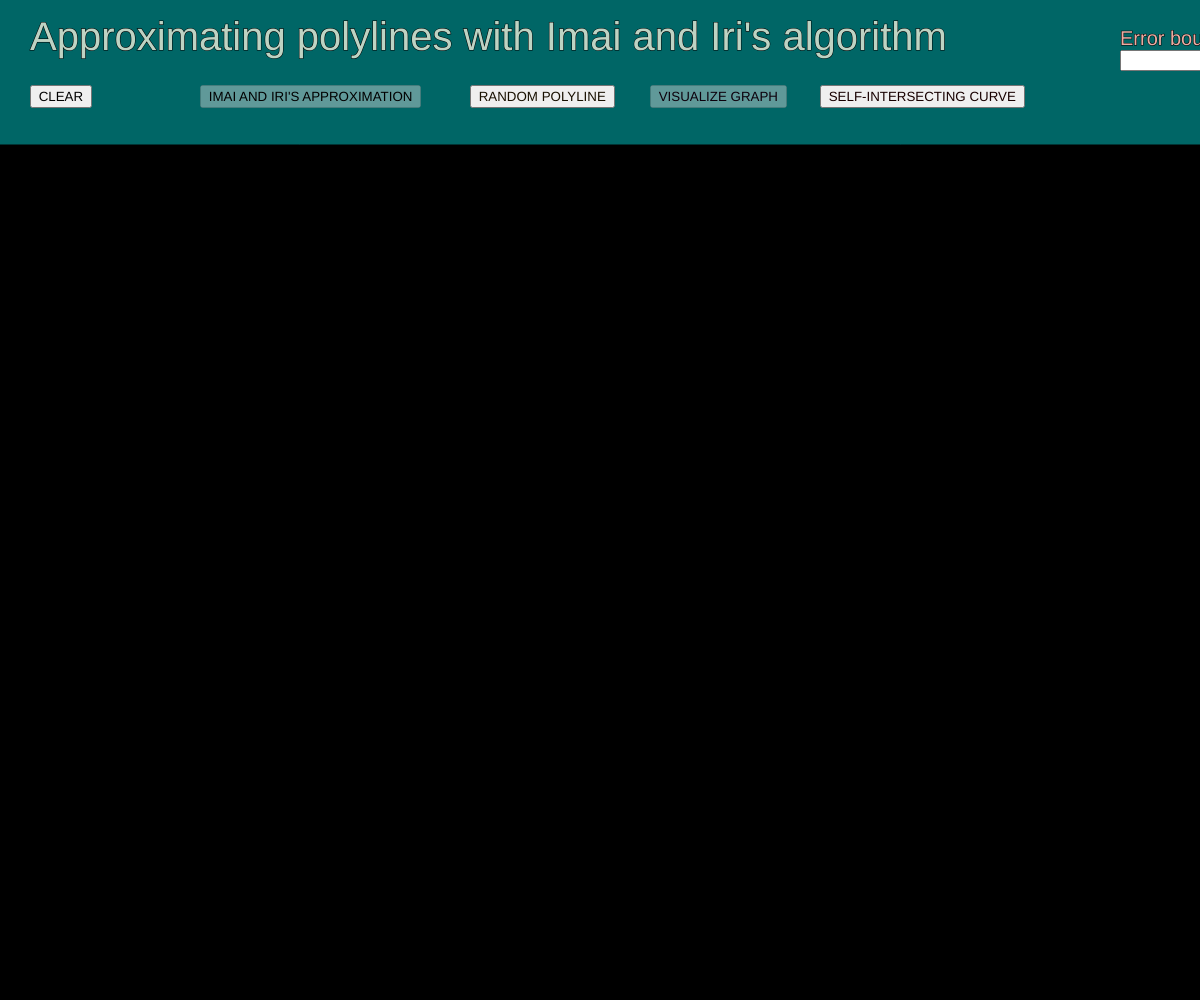
Frame 1 (no input)
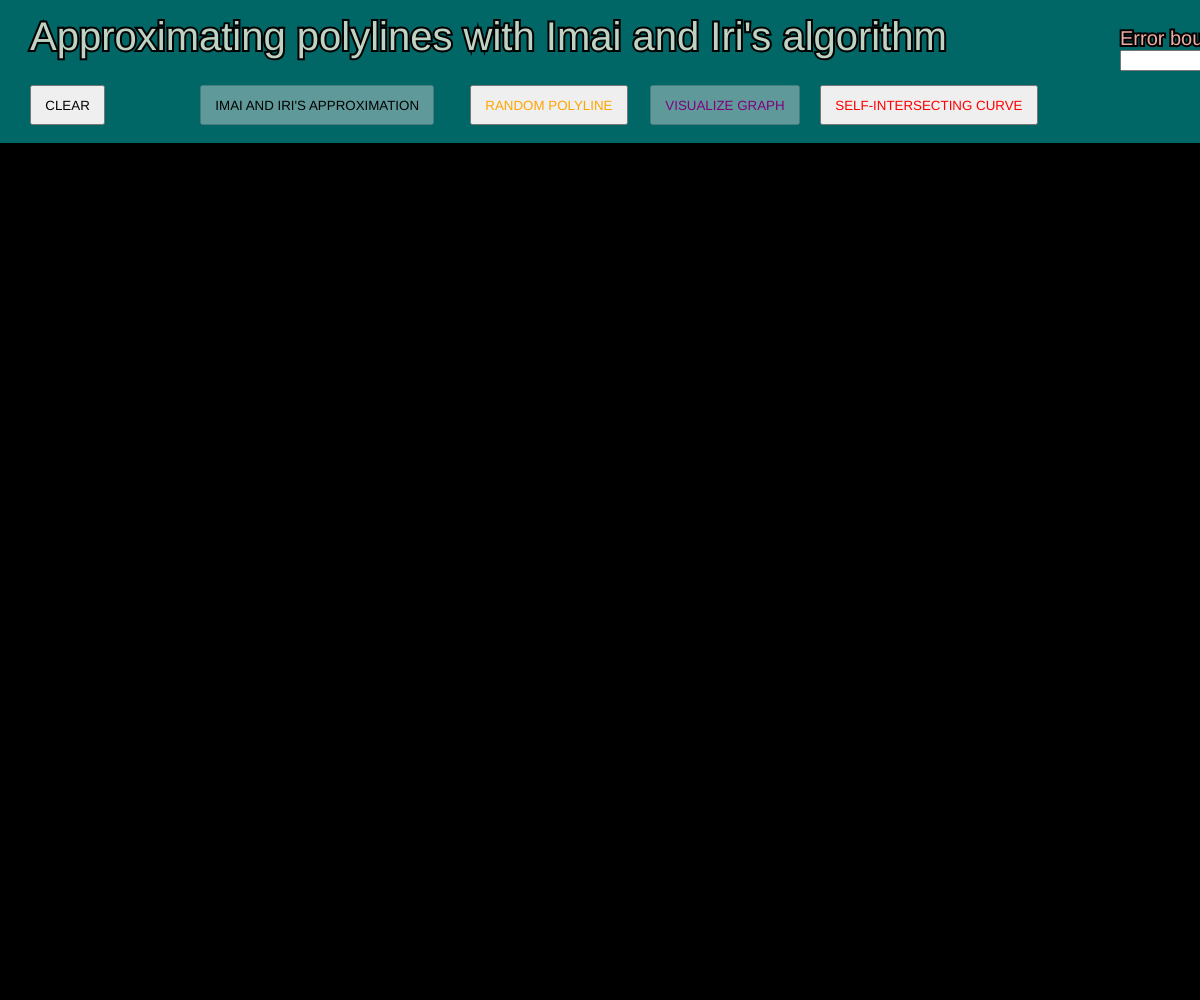
Frame 60 (no input)
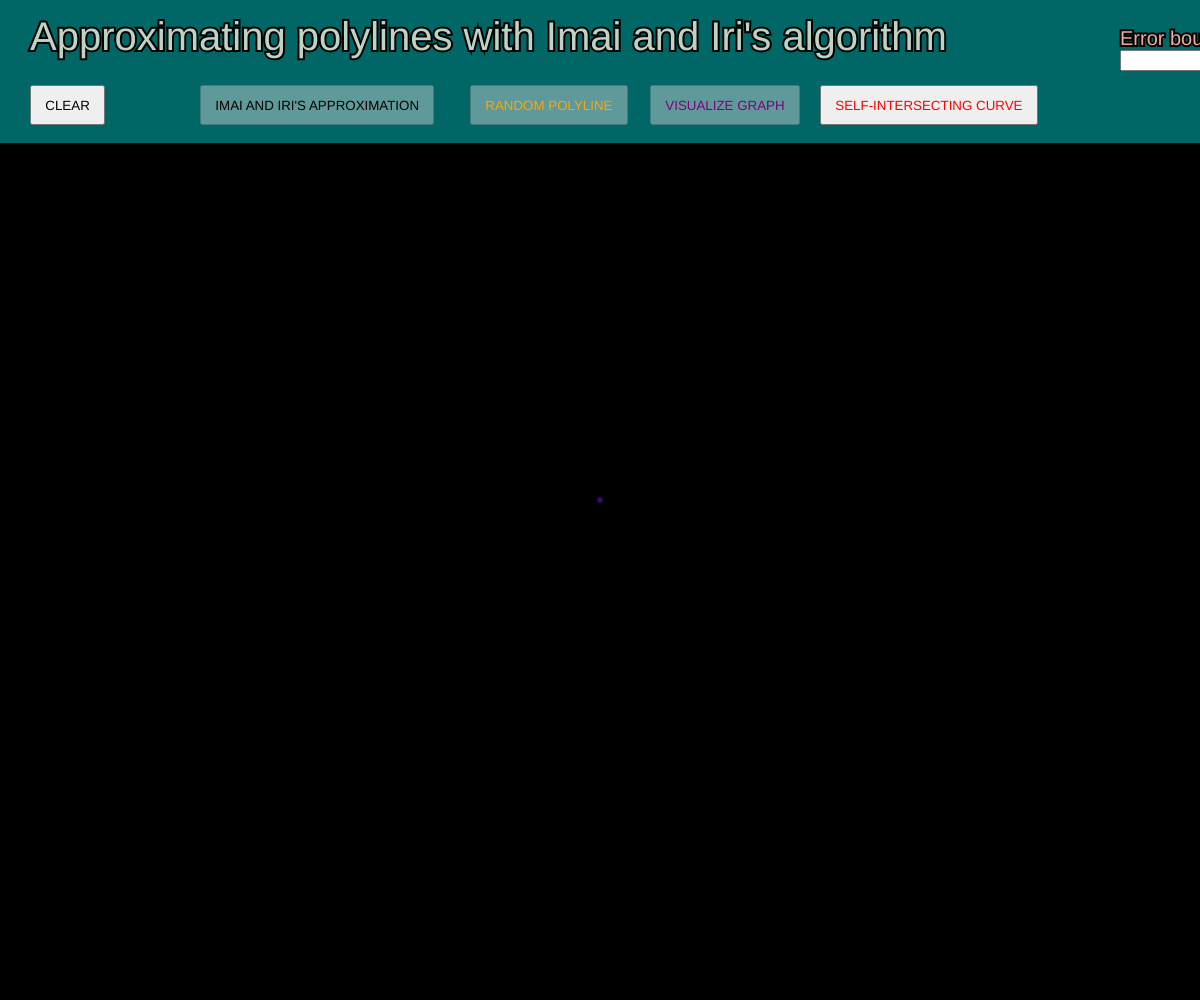
Frame 120 (the mouse pressed at the canvas centre since frame 60)

The p5.js sketch that drew these frames (run headless with seeded random() and noise() and a simulated clock; from frame 60 on, the mouse is pressed at the canvas centre):

// p5.js sketch
// ── sketch.js
/**
 * @author Hassan Nehme, studentID : 000436655
 */

/*----------------------------------------------USAGE-------------------------------------------------
Approximate a polyline using Imai and Iri's algorithm.
Draw the simple polyline by clicking on the screen to create points. Each time you click, 
an edge is drawn by connecting the current chosen point to the last chosen point. This only happens
if the point that you choose, can actually be chosen; meaning that the edge won't cross the curve. 
If it does, then  the program won't allow it, and hence, nothing will happen! When you choose to 
approximate the polyline, click on the button "approximate", this will draw the approximated polygon
in another color. A built-in polyline is available and can also be approximated.
*-----------------------------------------------------------------------------------------------------/

/* eslint-disable no-undef, no-unused-vars */
//A point has is defined by its x and y components.
class Point {
  constructor(x, y) {
    this.x = x;
    this.y = y;
  }
}
//Points contains all the points of the sketch.
var points = [];
//A polyline which is available for the user.
builtInPolyline = undefined;
//Approximated polyline
approximation = undefined;
//Creator is an instance of the utils class.
let creator = undefined;
//An object of the class polylineSimplifier to compute the approximation.
let solver = undefined;
//ShowGraph is used to know when to show the Imai and Iri's graph to the user.
let showGraph = false;
//polylineCreator is used to provide the user with available polylines.
let polyDrawer = undefined;

/**
 * Adds CSS to a button.
 * @param {Button} button The button to style.
 * @param {Hexadecimal} color The color to add.
 * @param {Number} ypad The vertical padding to add.
 */
function styleButton(button, color = "black", ypad = 0.8) {
  button.style(`color: ${color}`);
  button.style("text-transform:uppercase");
  button.style("text-align:center");
  button.style("transition: all 0.5s");
  button.style("margin:0 0.3em 0.3em 0");
  button.style("box-sizing: border-box");
  button.style(`padding:${ypad}em 1em`);
}

/**
 * Removes all the points from the sketch.
 * Resets all the global variables to their initial values.
 * Disables and enables some of the buttons.
 */
function resetpoints() {
  points = [];
  showGraph = undefined;
  polygonCompleted = false;
  builtInPolyline = false;
  approximation = undefined;

  buttonBuiltIn.removeAttribute("disabled");
  approximate.attribute("disabled", "");
  visualGraph.attribute("disabled", "");
}

/**
 * The setup functions sets the canvas,
 * creates the buttons of the sketch
 * and links them to their on-click methods.
 */
function setup() {
  solver = new polylineSimplifier();
  polyDrawer = new polylineBuilder();
  creator = new utils();
  createCanvas(windowWidth, windowHeight);
  textSize(40);

  //BUTTONS
  button = createButton("Clear");
  button.position(30, 85);
  button.mousePressed(resetpoints);
  styleButton(button);

  approximate = createButton("Imai and Iri's approximation");
  approximate.position(200, 85);
  approximate.mousePressed(function getApproximation() {
    showGraph = false;
    const polyChain = builtInPolyline ? builtInPolyline : points;
    approximation = solver.computeApproximation(polyChain);
  });
  approximate.attribute("disabled", "");
  styleButton(approximate);

  buttonBuiltIn = createButton("Random Polyline");
  buttonBuiltIn.position(470, 85);
  buttonBuiltIn.mousePressed(function availablePoly() {
    resetpoints();
    builtInPolyline = polyDrawer.chooseRandFunc();
  });
  styleButton(buttonBuiltIn, "orange");

  input = createInput();
  input.position(1120, 50);

  submission = createButton("Change value");
  submission.position(input.x + input.width + 10, input.y);
  submission.mousePressed(function modifyEps() {
    solver.setDefaultEps(input.value());
  });
  styleButton(submission, "green", 0.09);

  visualGraph = createButton("Visualize Graph");
  visualGraph.position(650, 85);
  visualGraph.mousePressed(function getGraph() {
    approximation = undefined;
    showGraph = true;
  });
  visualGraph.attribute("disabled", "");
  styleButton(visualGraph, "purple");

  selfIntersecting = createButton("Self-Intersecting curve");
  selfIntersecting.position(820, 85);
  selfIntersecting.mousePressed(function selfIntersection() {
    resetpoints();
    builtInPolyline = polyDrawer.intersectingCurves();
  });
  styleButton(selfIntersecting, "red");
}

/**
 * Writes the title, draws the sketch points and lines and
 * the notifying messages when needed.
 */
function draw() {
  background(0);
  stroke(0, 0, 0);
  textSize(40);
  fill("#006666");
  rectMode(TOP);
  rect(-5, -5, windowWidth + 200, 150);
  fill("#bed3c3");
  text("Approximating polylines with Imai and Iri's algorithm", 30, 50);
  textSize(20);
  fill("#ebaca2");
  text("Error bound:", 1120, 45);
  stroke(100, 0, 200);
  for (i in points) {
    ellipse(points[i].x, points[i].y, 1, 1);
  }
  strokeWeight(4);
  if (points) creator.simplePolyline(points, [100, 0, 200]);
  if (points && points.length > 1) {
    visualGraph.removeAttribute("disabled");
  }
  if ((points && points.length > 1) || builtInPolyline) {
    approximate.removeAttribute("disabled");
  }
  if (showGraph) {
    solver.showGraph(points);
  } else if (approximation) {
    creator.simplePolyline(approximation, [255, 255, 255]);
    stroke(0, 0, 0);
    textSize(15);
    fill("#0b7aa7");

    const nbInitPoints = builtInPolyline ? builtInPolyline.length : points.length;
    text(`Initial polyline: ${nbInitPoints} points`, 1122, 105);
    text(`Approximation: ${approximation.length} points`, 1122, 125);
  }
  if (builtInPolyline) creator.simplePolyline(builtInPolyline);
  fill("black");
}

/**
 * Add a point to the sketch if chosen in the
 * available canvas and if it is a valid point
 * (Edges cannot cross each other).
 */
function mousePressed() {
  if (mouseY < 150 || builtInPolyline) return;
  buttonBuiltIn.attribute("disabled", "");
  const nextPoint = new Point(mouseX, mouseY);
  if (creator.isValid(nextPoint)) {
    points.push(nextPoint);
  }
}

/**
 * Resizes the canvas when needed.
 */
windowResized = function () {
  resizeCanvas(windowWidth, windowHeight);
};

// ── polylineBuilder.js
/**
 *
 * @author Hassan Nehme, studentID : 000436655
 * Class used to create polylines which are available for the user.
 * Can be directly used instead of drawing a polyline.
 */
class polylineBuilder {
  constructor() {}

  /**
   * Provides a random number from a set of values.
   * @param {Number} nbVals The number of values.
   * @returns A random integer in the range [0, nbVals - 1]
   */
  getRandomInt(nbVals) {
    return Math.floor(Math.random() * nbVals);
  }

  /**
   * The curve is given by the function f(x) = e(-x)cos(2PIx).
   * @returns The curve as a list of connected points.
   */
  decreasingExp() {
    let curvePoints = [];
    for (let x = 0; x < windowWidth; x = x + 6) {
      const xval = map(x, 0, windowWidth, 0, 5);
      const yval = exp(-xval) * cos(TWO_PI * xval);
      const y = map(yval, -1, 1, windowHeight, 0);
      curvePoints.push(new Point(x, y + 148));
    }
    return curvePoints;
  }

  /**
   * The curve is given by the function f(x) = sin(x).
   * @returns The curve as a list of connected points.
   */
  sinusShaped() {
    let curvePoints = [];
    for (let x = 0; x < windowWidth; x = x + 2) {
      const angle = map(x, 0, windowWidth, -10 * TWO_PI, 10 * TWO_PI);
      const yval = sin(angle);
      const y = map(yval, -1, 1, windowHeight * 0.75, 0);
      curvePoints.push(new Point(x, y + 200));
    }
    return curvePoints;
  }

  /**
   * The curve is given by the function f(x) = sin(x)/x.
   * @returns The curve as a list of connected points.
   */
  gaussianShaped() {
    let curvePoints = [];
    for (let x = 0; x < windowWidth; x++) {
      const angle = map(x, 0, windowWidth, -10 * TWO_PI, 10 * TWO_PI);
      if (angle != 0) {
        const yval = sin(angle) / angle;
        const y = map(yval, -1, 1, windowHeight * 0.75, 0);
        curvePoints.push(new Point(x, y + 300));
      }
    }
    return curvePoints;
  }

  /**
   * Calls one of the functions above to provide a polyline at random.
   * @returns A polyline at random.
   */
  chooseRandFunc() {
    let r = this.getRandomInt(3);
    console.log(r);
    switch (r) {
      case 0:
        return this.decreasingExp();
      case 1:
        return this.sinusShaped();
      case 2:
        return this.gaussianShaped();
    }
  }

  /**
   * Returns a selve intersecting curves. The algorithm
   * proposed is NOT designed to deal with this type of curves.
   * But it is interesting to visualize the result nevertherless.
   * @returns A self intersecting curve.
   */
  intersectingCurves() {
    let curvePoints = [];
    for (let t = 0; t < windowWidth; t++) {
      const x_t = sin(t / 10) * 200 + sin(t / 15) * 200 + windowWidth / 2;
      const y_t = cos(t / 10) * 200 + windowHeight / 2;

      curvePoints.push(new Point(x_t, y_t));
    }
    console.log(curvePoints);
    return curvePoints;
  }
}

// ── polylineSimplifier.js
/**
 * @author Hassan Nehme, studentID : 000436655
 * Class used to approximate a polyline by applying the algorithm
 * proposed by Imai and Iri.
 */

class polylineSimplifier {
  #defaultEps;
  #IIgraph;
  /**
   * The constructor initializes a default value of the error bound to 20.
   */
  constructor() {
    this.#defaultEps = 20;
  }

  /**
   * A setter for the error bound.
   * @param {Number} newEps A new value for the error bound.
   */
  setDefaultEps(newEps) {
    this.#defaultEps = newEps;
  }

  /**
   * Draws the graph on the screen.
   * @param {Object} polyline The array of points defining the polygonal chain.
   */
  showGraph(polyline) {
    console.log("okkkazeza");
    this.createGraph(this.#defaultEps, polyline);
    stroke(255, 0, 0);
    for (let i = 0; i < this.#IIgraph.length; ++i)
      for (let j = 0; j < this.#IIgraph.length; ++j) {
        if (this.#IIgraph[i][j] != 0 && this.#IIgraph[i][j] != -1) {
          line(points[i].x, points[i].y, points[j].x, points[j].y);
        }
      }
  }

  /**
   * Initialization: Creates an array representing the graph G and fills it with zeroes.
   * @param {Object} polyline The array of points defining the polygonal chain.
   * @returns The array.
   */
  initializeGraph(polyline) {
    return Array(polyline.length)
      .fill()
      .map(() => Array(polyline.length).fill(0));
  }

  /**
   * Computes the euclidian distance between a point and a line segment.
   * @param {Point} p1 The point.
   * @param {Point} p2 The first endpoint of the line segment.
   * @param {Point} p1 The second endpoint of the line segment.
   * @returns The distance between p1 and the line segment p2p3.
   */
  getDist(p1, p2, p3) {
    const num = Math.abs((p3.x - p2.x) * (p2.y - p1.y) - (p2.x - p1.x) * (p3.y - p2.y));
    const den = Math.sqrt(Math.pow(p3.x - p2.x, 2) + Math.pow(p3.y - p2.y, 2));
    return num / den;
  }

  /**
   * Creates the graph G in O(n^3) time.
   * @param {Number} epsilon The error bound value.
   * @param {Object} polyline The array of points defining the polygonal chain.
   * @returns The graph G as a two dimentionnal array.
   */
  createGraph(epsilon, polyline) {
    this.#IIgraph = this.initializeGraph(polyline);
    for (let i = 0; i < polyline.length - 1; ++i) {
      this.#IIgraph[i][i] = 0;
      this.#IIgraph[i][i + 1] = 1;
      this.#IIgraph[i + 1][i] = -1;
      for (let j = i + 2; j < polyline.length; ++j) {
        let possibleApprox = true;
        for (let k = i + 1; k < j; ++k) {
          if (this.getDist(polyline[k], polyline[i], polyline[j]) > epsilon) {
            possibleApprox = false;
            break;
          }
        }
        if (possibleApprox) {
          this.#IIgraph[i][j] = 1;
          this.#IIgraph[j][i] = -1;
        }
      }
    }
  }

  /**
   * Provides an approximation of the initial polyline.
   * @param {Object} polyline The array of points defining the polygonal chain.
   * @param {Object} shortcut The shortest path in the graph G from p1 to pn.
   * @returns The approximated polyline P'.
   */
  getApproximation(polyline, shortcut) {
    let approximatedPolyline = [polyline[0]];
    let nextPointIdx;
    for (let i = 0; i != shortcut[shortcut.length - 1]; ) {
      nextPointIdx = shortcut[i];
      approximatedPolyline.push(polyline[nextPointIdx]);
      i = nextPointIdx;
    }

    return approximatedPolyline;
  }

  /**
   * Computes the shortest path in the graph G using dynammic programing.
   * This is possible since the graph G is a DAG (Directed asyclic graph).
   * @param {Object} this.IIgraph The graph G.
   * @returns The shortest path from p1 to pn.
   */
  computeShortestPath() {
    const n = this.#IIgraph.length;
    let dp = [];
    let shortcut = [];
    for (let i = 0; i < n; ++i) {
      dp[i] = 999999;
    }
    dp[n - 1] = 0;
    for (let i = n - 2; i >= 0; --i) {
      for (let j = 0; j < n; ++j) {
        const weight = this.#IIgraph[i][j];
        if (weight > 0) {
          if (dp[i] > weight + dp[j]) {
            dp[i] = weight + dp[j];
            shortcut[i] = j;
          }
        }
      }
    }
    return shortcut;
  }

  /**
   * Calls the necessary methods to find the approximated polyline given an error bound.
   * @param {Object} polyline The array of points defining the polygonal chain.
   * @param {Number} epsilon The error bound value.
   * @returns The approximated polyline P'.
   */
  computeApproximation(polyline, epsilon = this.#defaultEps) {
    this.createGraph(epsilon, polyline);
    const shortestPath = this.computeShortestPath();
    const approximation = this.getApproximation(polyline, shortestPath);
    return approximation;
  }
}

// ── utils.js
/**
 * @author Hassan Nehme, studentID : 000436655
 * Class used to provide all the necessary tools
 * to draw a polyline.
 */

class utils {
  /**
   * Used to compute the different components of
   * the orientation determinant.
   * @param {Point} p1 A first point of the triplet.
   * @param {Point} p2 A second point of the triplet.
   * @returns A subcomponent of the orientation determinant.
   */
  computeSubResult(p1, p2) {
    return p1.x * p2.y - p1.y * p2.x;
  }

  /**
   * Computes the orientation determinant of a triplet of points.
   * @param {Point} p1 The first point of the triplet.
   * @param {Point} p2 The second point of the triplet.
   * @param {Point} p3 The third point of the triplet.
   * @returns The orientation as a left turn or a right turn.
   */
  orientation(p1, p2, p3) {
    const triplet = [p1, p2, p3];
    let determinant = 0;
    for (const i in triplet) {
      determinant += this.computeSubResult(triplet[i], triplet[(i + 1) % triplet.length]);
    }
    if (determinant === 0) return 2;
    return determinant > 0 ? 0 : 1; //1 is LT
  }

  /**
   * Draws an edge between every two consecutive points in the array of points.
   * @param {Object} polyPoints The polyline.
   * @param {Object} strokeVals The color in RGB.
   */
  simplePolyline(polyPoints, strokeVals = [100, 0, 200]) {
    stroke(strokeVals[0], strokeVals[1], strokeVals[2]);
    if (polyPoints.length > 1) {
      for (let i = 0; i < polyPoints.length - 1; ++i) {
        line(polyPoints[i].x, polyPoints[i].y, polyPoints[i + 1].x, polyPoints[i + 1].y);
      }
    }
  }

  /**
   * Given four points  p1, p2, p3 and p4, determines if the line segment p1p2
   * intersect the line segment p3p4.
   * @param {Point} p1 The first endpoint of the first line segment.
   * @param {Point} p2 The second endpoint of the first line segment.
   * @param {Point} p3 The first endpoint of the second line segment.
   * @param {Point} p4 The second endpoint of the second line segment.
   * @returns  True if the segment p1p2 intersects the segment p3p4 and false otherwise.
   */
  intersection(p1, p2, p3, p4) {
    if (this.orientation(p1, p2, p3) !== this.orientation(p1, p2, p4))
      if (this.orientation(p3, p4, p1) !== this.orientation(p3, p4, p2)) return true;
    return false;
  }

  /**
   * Checks if the new point that the user chose for the next vertex is valid.
   * Meaning that the edge made by connecting that point to the last valid vertex
   * does NOT cross any former edge.
   * @param {Point} extraPoint The added point.
   * @returns True if the point is valid and false otherwise.
   */
  isValid(extraPoint) {
    for (let i = 0; i < points.length - 2; ++i) {
      if (extraPoint !== points[i]) {
        const quad = [points[points.length - 1], extraPoint, points[i], points[i + 1]];
        if (this.intersection(quad[0], quad[1], quad[2], quad[3])) {
          return false;
        }
      }
    }
    return true;
  }
}
